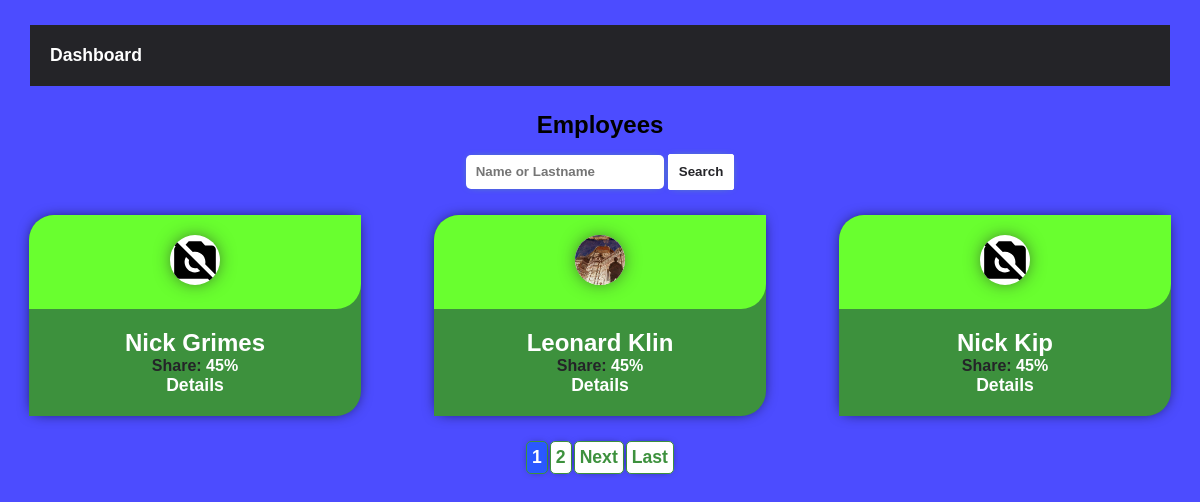
Page /employees/?page=1 on the committed database.
### washapp/models.py (models this page shows, shortened)
class Employee(models.Model):
    name = models.CharField(max_length=100)
    last_name = models.CharField(max_length=100)
    avatar = models.ImageField(default='washapp/no_image.svg', upload_to='washapp/employees/')
    share = models.PositiveSmallIntegerField(default=45)
    created = models.DateTimeField(auto_now_add=True, verbose_name='Hired')
    def __str__(self):
        return f"{self.name}  {self.last_name}"

### washapp/views.py (the view)
# urls.py: path('employees/', employees_view, name='employees')
def employees_view(request, *args, **kwargs):
    search = request.GET.get('name')
    employee_q = Q()
    if search:
        employee_q &= Q(name__icontains=search) | Q(last_name__icontains=search)
    employees_list = Employee.objects.filter(employee_q)
    paginator = Paginator(employees_list, 3)
    page = request.GET.get('page')
    try:
        employees = paginator.page(page)
    except:
        return HttpResponseRedirect(f'?page=1&name={search}' if search else '?page=1')
    return render(request, 'washapp/employees.html', {
        'employees': employees,
        'page': paginator.page(page),
    })

### washapp/templates/washapp/employees.html
{% extends 'washapp/base.html' %}
{% block content %}
    <section class="page-content">
        <header>
            <h2>Employees</h2>
            <div class="search-bar">
                <form>
                    <input type="text" name="name" placeholder="Name or Lastname"/>
                    <button type="submit" class="btn">Search</button>
                </form>
            </div>
        </header>
        {% include 'washapp/employees_list/gird_view.html' %}
        {% include 'washapp/components/paginator.html' %}
    </section>
{% endblock %}

### washapp/templates/washapp/employees_list/gird_view.html
<div class="grid" style="margin-top: 25px">
    {% for employee in employees %}
        <div class="card">
            <header>
                <img src="{{ employee.avatar.url }}" alt="employee_avatar" class="image"/>
            </header>
            <section>
                <h2>{{ employee }}</h2>
                <p><span style="color: var(--graphite)">Share:</span> {{ employee.share }}%</p>
                <a href="{% url 'washapp:detail' employee.id %}">Details</a>
            </section>
        </div>
    {% endfor %}
</div>

### static/washapp/base.css (style rules this page uses)
:root { --gray-blue: #919cb0; --gray-blue-dark: #4f4f7e; --blue: #2a58ff; --graphite: #242428; --lime: #69ff2f; --yellow: #fff52a; --green: #3d913d; --red: #ff2c2c; }
* { margin: 0; padding: 0; }
body { font-family: Arial, "Roboto", "Lucida Grande", Verdana, sans-serif; font-weight: 700; background: rgba(0, 0, 255, 0.7); }
a { text-decoration: none; color: white; font-size: 1.1em; }
.btn { padding: 0.5em; background-color: var(--graphite); color: white; cursor: pointer; border: 1px solid var(--graphite); box-shadow: 0 0 20px -5px black; border-radius: 2px; outline: none; }
.search-bar { display: flex; margin: 0 auto; width: 100%; justify-content: space-between; }
.search-bar > form { margin: 0 auto; box-sizing: border-box; }
.search-bar button { background-color: white; border: 1px solid white; color: var(--graphite); padding: 0.7em; box-shadow: 0 0 10px -5px var(--lime); font-weight: 700; }
.search-bar input { outline: none; padding: 0.7em; border-radius: 5px; border: 0; box-shadow: 0 0 10px -5px var(--lime); font-weight: 700; }
.page-content { margin-top: 15px; }
.page-content h2 { text-align: center; }
.page-content > header > h2 { text-align: center; margin: 15px 0; }
.grid { display: grid; width: 100%; grid-template-columns: 1fr 1fr 1fr; grid-column-gap: 15px; grid-row-gap: 15px; }
.card { width: 85%; box-sizing: border-box; margin: 0 auto; background: var(--green); border-bottom-right-radius: 25px; border-top-left-radius: 25px; box-shadow: 0 0 15px -5px black; color: white; }
.card > header { border: inherit; padding: 20px; box-sizing: border-box; border-radius: inherit; text-align: center; background: var(--lime); }
.card .image { border-radius: 50%; width: 50px; box-shadow: 0 0 20px -5px var(--graphite); background: white; }
.card > section { box-sizing: border-box; text-align: center; padding: 20px; }

### rows in the picture
Employee: avatar (placeholder picture), name+last_name "Nick Grimes", share "45"
Employee: avatar (picture), name+last_name "Leonard Klin", share "45"
Employee: avatar (placeholder picture), name+last_name "Nick Kip", share "45"

### other values in the picture
{{ num }} "1"
{{ num }} "2"
